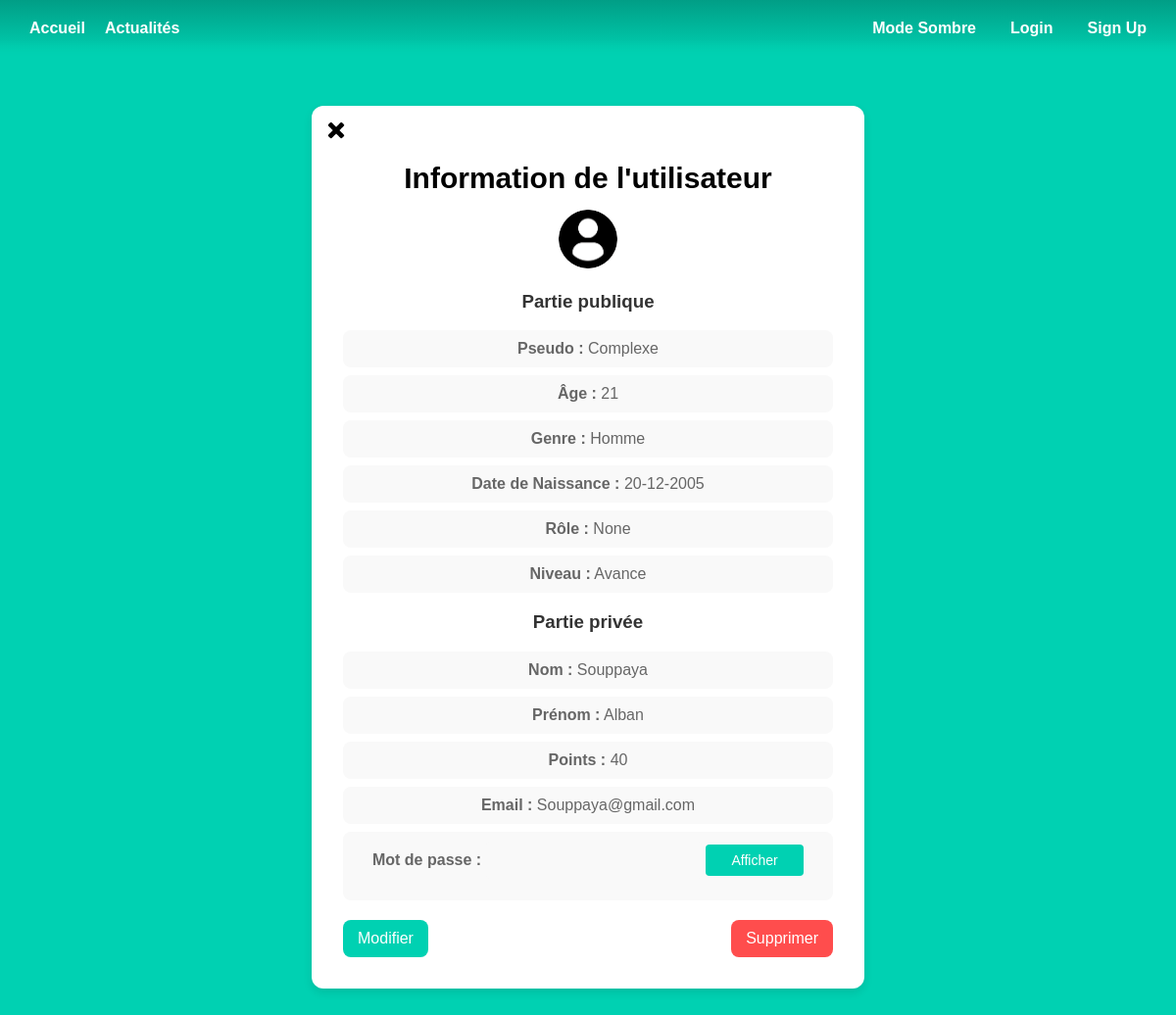
Page /userProfile/2 on the earlier database version.
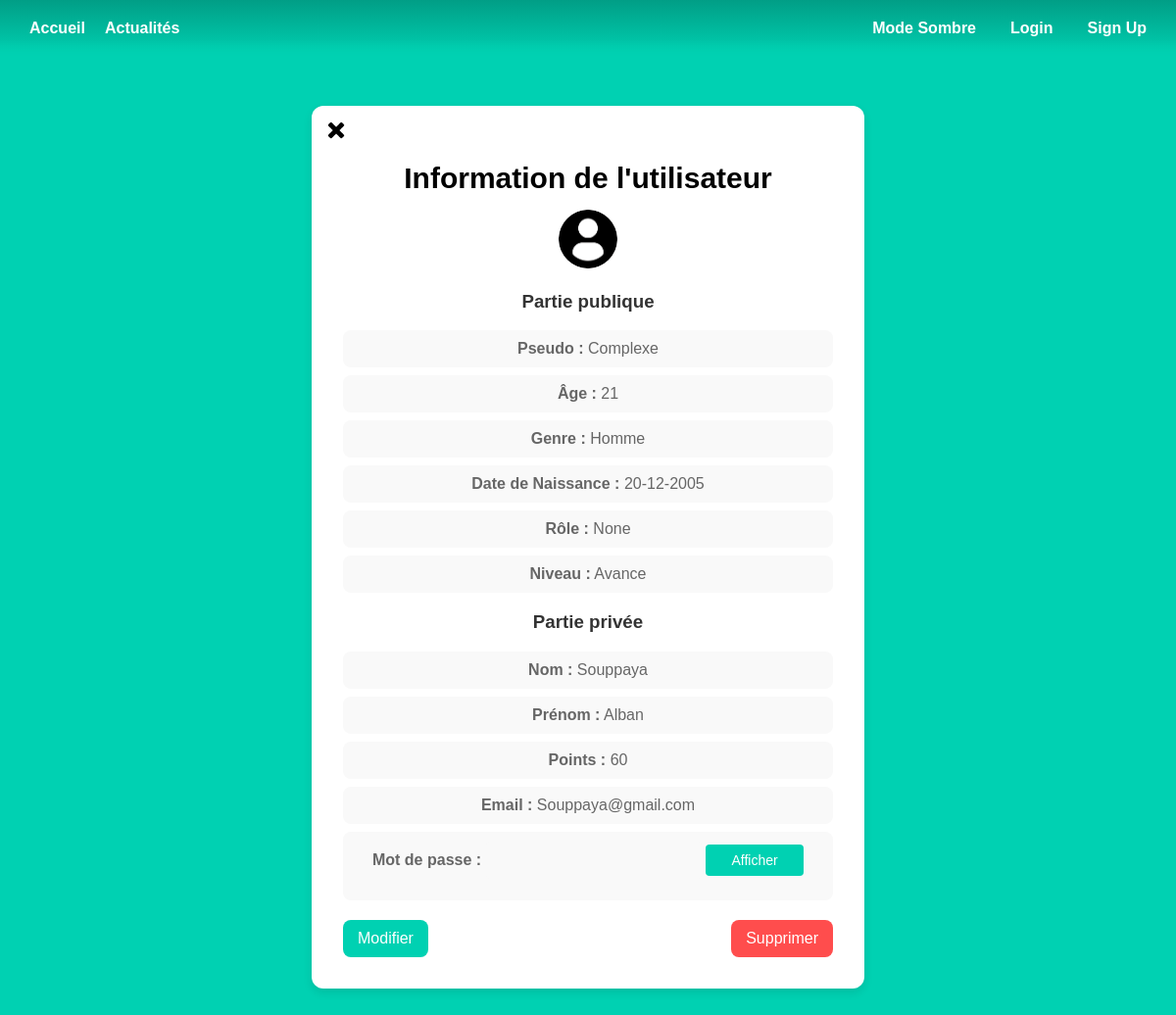
Same page on the later database version.
### models.py (models this page shows)
class User(UserMixin, db.Model):
    id = db.Column(db.Integer, primary_key=True)
    email = db.Column(db.String(100), unique=True, index=True)
    pseudo = db.Column(db.String(100), unique=True, index=True)
    password = db.Column(db.String(100))
    lastname = db.Column(db.String(1000))
    firstname = db.Column(db.String(100))
    level = db.Column(db.String, default="Debutant")
    role = db.Column(db.String)
    age = db.Column(db.Integer)
    gender = db.Column(db.String(100))
    point = db.Column(db.Integer, default=0)
    birthdate = db.Column(db.Date)
    image = db.Column(db.LargeBinary)
    confirmed = db.Column(db.Boolean, default=False)

### admin.py (the view)
@admin.route('/userProfile/<int:user_id>')
def user_profile(user_id):
    user = User.query.get(user_id)
    return render_template('admin_user_profile.html', user=user)

### templates/admin_user_profile.html (shortened to what this page needs)
{% extends "base.html" %}
{% block content %}
<div class="user-container">
    <div class="back">
        <a href="{{ url_for('admin.gestion_utilisateur') }}" class="button">
            <img src="{{ url_for('static', filename='croix.png') }}" alt="Profil"  width="20" height="20">
        </a>
    </div>
    <h1 class="title-box">Information de l'utilisateur</h1>
    {% if user.image %}
        <img width="60" height="60">
    {% else %}
        <img src="{{ url_for('static', filename='utilisateur-de-profil-sans-fond.png') }}" width="60" height="60">
    {% endif %}
    <div class="user-info">
        <h3>Partie publique</h3>
            <p><strong>Pseudo :</strong> {{ user.pseudo }}</p>
            <p><strong>Âge :</strong> {{ user.age }}</p>
            <p><strong>Genre :</strong> {{ user.gender }}</p>
            <p><strong>Date de Naissance :</strong> {{ user.birthdate.strftime('%d-%m-%Y')}}</p>
            <p><strong>Rôle :</strong> {{ user.role }}</p>
            <p><strong>Niveau :</strong> {{ user.level }}</p>
        <h3>Partie privée</h3>
            <p><strong>Nom :</strong> {{ user.lastname }}</p>
            <p><strong>Prénom :</strong> {{ user.firstname }}</p>
            <p><strong>Points :</strong> {{ user.point }}</p>
            <p><strong>Email :</strong> {{ user.email }}</p>
            <p><strong>Mot de passe :</strong>
                <input type="password" id="password-field" value="{{ current_user.password }}" readonly>
                <button type="button" id="toggle-password" onclick="togglePassword()">Afficher</button>
            </p>
    </div>
    <div class="user-actions">
        <a href="{{ url_for('admin.edit_user', user_id=user.id) }}">
            <button class="edit-btn">Modifier</button>
        </a>
        <form action="{{ url_for('admin.delete_user', user_id=user.id) }}" method="post">
            <button type="submit" class="delete-btn" onclick="return confirm('Voulez-vous vraiment supprimer ce compte ?')">
                Supprimer
            </button>
        </form>
    </div>
</div>
{% endblock %}

### templates/base.html (shortened to what this page needs)
<!DOCTYPE html>
<html lang="fr">
<head>
    <link rel="stylesheet" href="{{ url_for('static', filename='styles/base2.css') }}" />
</head>
<body>
    <section class="hero is-primary is-fullheight">
        <div class="hero-head">
            <nav class="navbar">
                <div class="container">
                    <div class="navbar-start">
                        <a href="{{ url_for('main.index') }}" class="navbar-item">Accueil</a>
                        <a href="{{ url_for('main.actualite') }}" class="navbar-item">Actualités</a>
                    </div>
                    <div class="navbar-end">
                        <a id="toggle-dark-mode" class="themeToggle navbar-item" onclick="toggleColorMode()" >Mode Sombre</a>
                        {% if current_user.is_authenticated %}
                        <a href="{{ url_for('auth.logout') }}" class="navbar-item">Logout</a>
                            <a href="{{ url_for('main.profile') }}" class="navbar-item">
                                {% if current_user.image %}
                                    <img class="pp" width="30" height="30">
                                {% else %}
                                    <img src="{{ url_for('static', filename='profile-icon-white-6-1.png') }}" alt="Profil"  width="30" height="30">
                                {% endif %}
                            </a>
                        {% else %}
                            <a href="{{ url_for('auth.login') }}" class="navbar-item">Login</a>
                            <a href="{{ url_for('auth.signup') }}" class="navbar-item">Sign Up</a>
                        {% endif %}
                    </div>
                </div>
            </nav>
        </div>
        <div class="hero-body">
                {% block content %}
                {% endblock %}
        </div>
    </section>
</body>
</html>

### static/styles/base2.css (style rules this page uses)
html, body { height: 100%; margin: 0; padding: 0; font-family: 'Arial', sans-serif; background-color: var(--clair); color: rgb(0, 0, 0); text-align: center; }
:root { --clair: #00d1b2; --moyen: #14c2a8; --fonce: #019e86; --tresfonce: #00a88b; --ecriture: white; --box: white; --titrebox: black; --border: #ddd; --writeinput: #aaa; --itembox: #f9f9f9; --titreitem: #333; --pitem: #666; --ecritureform: black; --titrerequete: #1e293b; --progress : #0fd812; }
.navbar { display: flex; justify-content: space-between; align-items: center; background: linear-gradient(to bottom, var(--fonce), var(--clair)); padding: 10px 20px; color: var(--ecriture); -webkit-mask-image: linear-gradient(to bottom, rgba(0, 0, 0, 1) 70%, rgba(0, 0, 0, 0)); mask-image: linear-gradient(to bottom, rgba(0, 0, 0, 1) 70%, rgba(0, 0, 0, 0)); height: 10%; }
.navbar .container { display: flex; width: 100%; justify-content: space-between; align-items: center; margin-top: 0px; }
.navbar-start { display: flex; align-items: center; }
.navbar-end { display: flex; align-items: center; gap: 15px; }
.navbar-item { color: var(--ecriture) !important; font-weight: bold; text-decoration: none; padding: 10px; }
.hero-body { display: flex; flex-direction: column; justify-content: center; align-items: center; height: calc(100vh - 56px); width: 100%; box-sizing: border-box; height: 90%; }
.title-box { text-align: center; color: var(--titrebox); font-size: 30px; font-weight: bold; margin-bottom: 15px; width: 100%; display: block; }
.news-item .pp, .user-container img, .box img { border-radius: 50%; }
.user-container { max-width: 500px; margin: 50px auto; padding: 10px; background: var(--box); border-radius: 12px; box-shadow: 0px 4px 10px rgba(0, 0, 0, 0.1); text-align: center; width: 85%; }
.user-info p { font-size: 16px; color: var(--pitem); background: var(--itembox); padding: 10px; border-radius: 8px; margin: 8px 0; }
.user-info h3, .box h3, .results h2, .actualite-item h3 { color: var(--titreitem); }
#password-field { padding: 10px; width: 200px; border: none; border-radius: 4px; font-size: 16px; color: var(--titreitem); background-color: var(--itembox); }
#toggle-password { padding: 8px 16px; background-color: var(--clair); color: var(--ecriture); width: 100px; border: none; border-radius: 4px; font-size: 14px; margin-bottom: 15px; }
.user-actions { display: flex; justify-content: space-between; margin-top: 20px; width: 100%; }
.user-actions button { padding: 10px 15px; border: none; border-radius: 8px; cursor: pointer; font-size: 16px; transition: 0.3s ease-in-out; }
.user-actions .edit-btn { background: var(--clair); color: var(--ecriture); }
.user-actions .delete-btn { background: #ff4d4d; color: var(--ecriture); }
.user-container { position: relative; padding: 2rem; }
.back { position: absolute; top: 15px; left: 15px; }

Differences in the rows shown:
changed User "Complexe": point "40" → "60"
